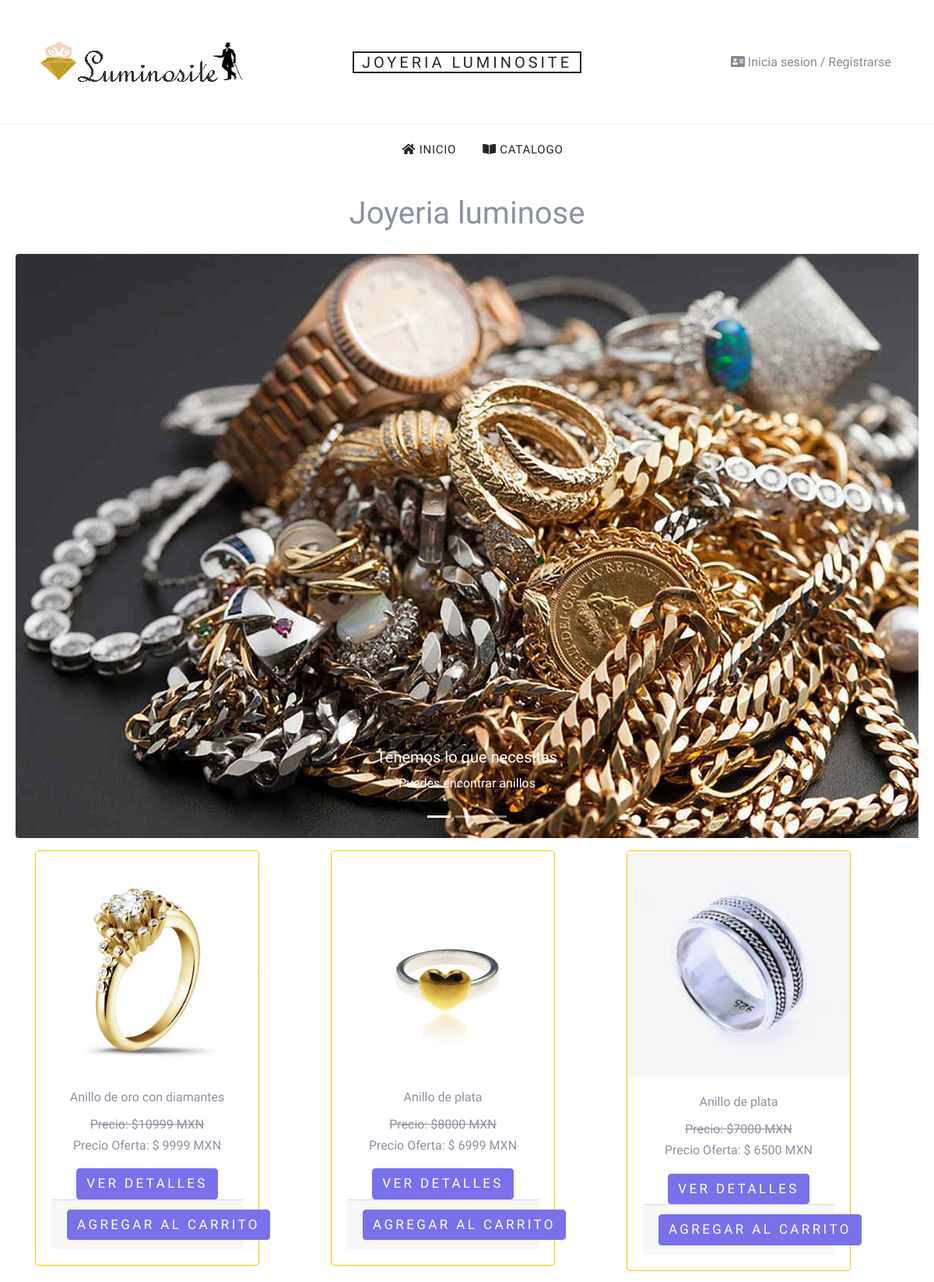
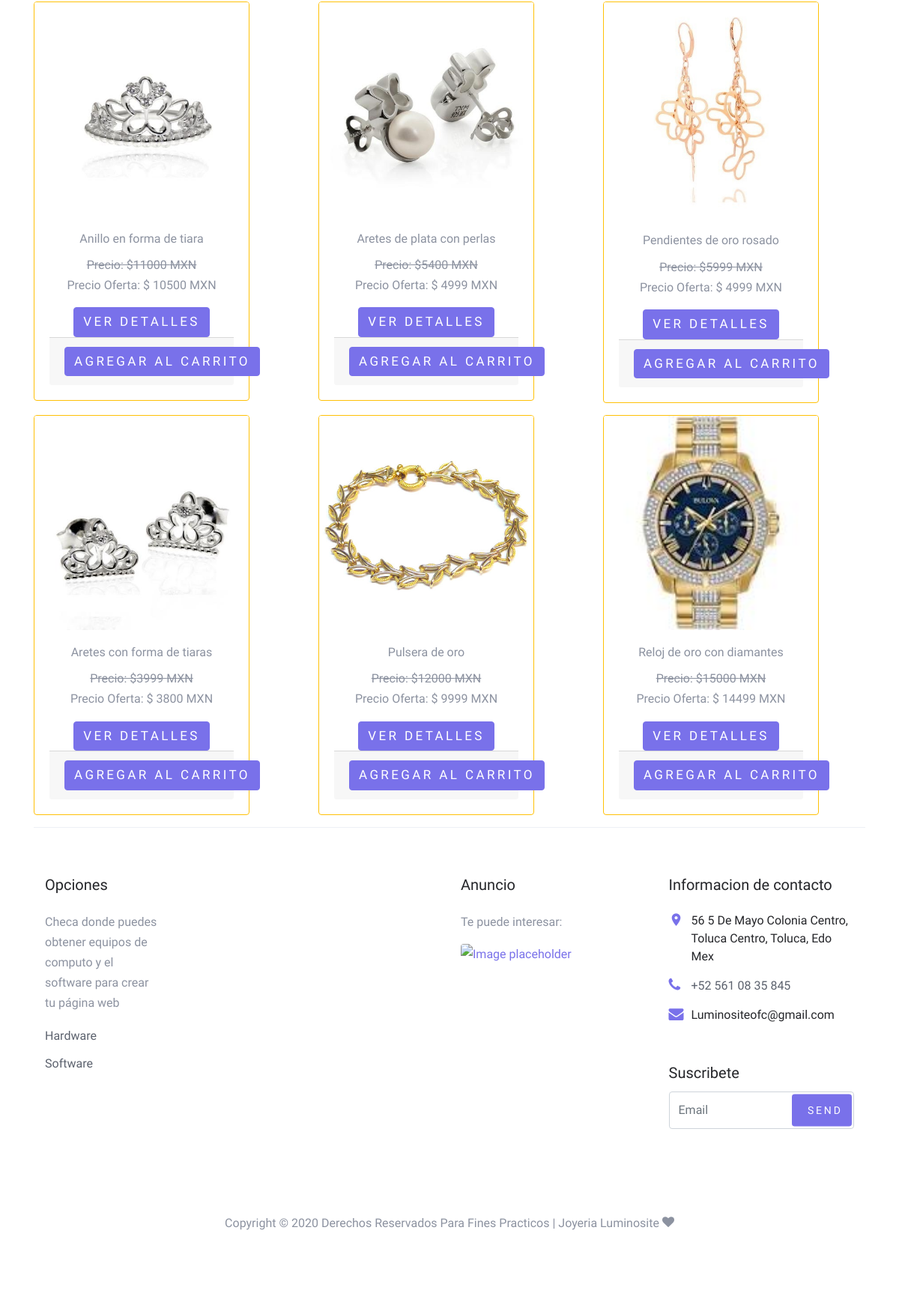
/catalogo.php, run on the app's committed database (2 pictures, top to bottom).
### tables this page shows
CREATE TABLE `producto` (
  `id_producto` int(11) NOT NULL AUTO_INCREMENT,
  `nombre_producto` varchar(45) NOT NULL,
  `tipo_de_joya_id` int(11) NOT NULL,
  `no_existencias` int(11) NOT NULL,
  `precio` float NOT NULL,
  `descripcion` varchar(200) NOT NULL,
  `medida` varchar(45) NOT NULL,
  `precio_oferta` decimal(60,0) DEFAULT NULL,
  `foto` varchar(45) DEFAULT NULL,
  `foto_original` varchar(200) DEFAULT NULL,
  PRIMARY KEY (`id_producto`)
);

### catalogo.php (the view, shortened to what this page needs)
<!doctype html>
<html lang="es-MX">
<head>
    <link rel="stylesheet" href="fonts/icomoon/style.css">
    <link rel="stylesheet" href="css/bootstrap.min.css">
    <link rel="stylesheet" href="css/magnific-popup.css">
    <link rel="stylesheet" href="css/jquery-ui.css">
    <link rel="stylesheet" href="css/owl.carousel.min.css">
    <link rel="stylesheet" href="css/owl.theme.default.min.css">
    <link rel="stylesheet" href="css/bootstrap.min.css">
    <link rel="stylesheet" href="css/all.min.css">
    <link rel="stylesheet" href="css/aos.css">
    <link rel="stylesheet" href="css/style.css">
</head>
<body>
  <?php require_once('./menu.php'); ?>
  <div class="container mt-4">
    <h1 class="text-center">Joyeria luminose
    </h1>
  </div>
  <div class="card-body">
    <div id="carouselExampleCaptions" class="carousel slide" data-ride="carousel">
      <ol class="carousel-indicators">
        <li data-target="#carouselExampleCaptions" data-slide-to="0" class="active"></li>
        <li data-target="#carouselExampleCaptions" data-slide-to="1"></li>
        <li data-target="#carouselExampleCaptions" data-slide-to="2"></li>
      </ol>
      <div class="carousel-inner">
        <div class="carousel-item active">
          <a> <img src="img/joyas4.jpg" class="rounded mx-auto d-block">
            <div class="carousel-caption d-none d-md-block " alt="Responsive image">
              <h5> Tenemos lo que necesitas</h5>
              <p>Puedes encontrar anillos</p>
            </div>
        </div>
      </div>
      <a class="carousel-control-prev" href="#carouselExampleCaptions" role="button" data-slide="prev">
        <span class="carousel-control-prev-icon" aria-hidden="true"></span>
      </a>
      <a class="carousel-control-next" href="#carouselExampleCaptions" role="button" data-slide="next">
        <span class="carousel-control-next-icon" aria-hidden="true"></span>
      </a>
    </div>
    <form action="carrito_compras.php" method="post">
      <div class="container mt-3">
        <div class="row">
          <?php
          include_once "conexion_catalogo.php";
          $conexion = mysqli_connect($db_host, $db_user, $db_pass, $db_database);
          $sql = 'SELECT `id_producto`, `nombre_producto`, `precio`, `foto_original`, `tipo_de_joya_id`,`precio_oferta` FROM `producto`';
          foreach ($conexion->query($sql) as $registro) {
            $registro['id_producto'] = htmlentities($registro['id_producto']);
            $registro['nombre_producto'] = htmlentities($registro['nombre_producto']);
            $registro['precio'] = htmlentities($registro['precio']);
            $registro['foto_original'] = htmlentities($registro['foto_original']);
            $registro['tipo_de_joya_id'] = htmlentities($registro['tipo_de_joya_id']);
            $registro['precio_oferta'] = htmlentities($registro['precio_oferta']);
          ?>
            <div class="col-lg-4 col-md-6 col-sm-12">
              <div class="card border-warning mb-3 text-center" style="width: 18rem;">
                <img src="img/productos/<?php echo $registro['foto_original'] ?>" class="card-img-top" alt="...">
                <div class="card-body">
                  <h6 class="card-title"><?php echo $registro['nombre_producto'] ?></h6>
                  <s class="card-text">
                    Precio: $<?php echo $registro['precio'] ?> MXN
                  </s>
                  <p class="card-text">
                    Precio Oferta: $ <?php echo $registro['precio_oferta'] ?> MXN
                  </p>
                   <div>
                  <a class="btn btn-primary" href="detalle_producto.php?id_producto=<?php echo $registro['id_producto'] ?>">Ver detalles</a>
</div>
<div class="card-footer">
                  <a class="btn btn-primary" href="carrito_compras.php?id_compra=<?php echo $registro['id_producto'] ?>">Agregar al carrito</a>
</div>
                </div>
              </div>
            </div>
          <?php
          }
          ?>
    </form>
  </div>
  <?php include('./pie_pagina.php');
?>
</body>
</html>

### css/style.css (style rules this page uses)
body { line-height: 1.7; color: #8c92a0; font-weight: 300; font-size: 16px; }
a { -webkit-transition: .3s all ease; -o-transition: .3s all ease; transition: .3s all ease; }
.btn { text-transform: uppercase; position: relative; -webkit-transition: 0.2s all ease-in-out !important; -o-transition: 0.2s all ease-in-out !important; transition: 0.2s all ease-in-out !important; top: 0; letter-spacing: .05em; }
.btn.btn-primary { font-size: 17px; font-weight: 300; letter-spacing: .2em; }

### data on the page
producto: foto_original (picture), nombre_producto "Anillo de oro con diamantes", precio "10999", precio_oferta "9999"
producto: foto_original (picture), nombre_producto "Anillo de plata", precio "8000", precio_oferta "6999"
producto: foto_original (picture), nombre_producto "Anillo de plata", precio "7000", precio_oferta "6500"
producto: foto_original (picture), nombre_producto "Anillo en forma de tiara", precio "11000", precio_oferta "10500"
producto: foto_original (picture), nombre_producto "Aretes de plata con perlas", precio "5400", precio_oferta "4999"
producto: foto_original (picture), nombre_producto "Pendientes de oro rosado", precio "5999", precio_oferta "4999"
producto: foto_original (picture), nombre_producto "Aretes con forma de tiaras", precio "3999", precio_oferta "3800"
producto: foto_original (picture), nombre_producto "Pulsera de oro", precio "12000", precio_oferta "9999"
producto: foto_original (picture), nombre_producto "Reloj de oro con diamantes", precio "15000", precio_oferta "14499"
